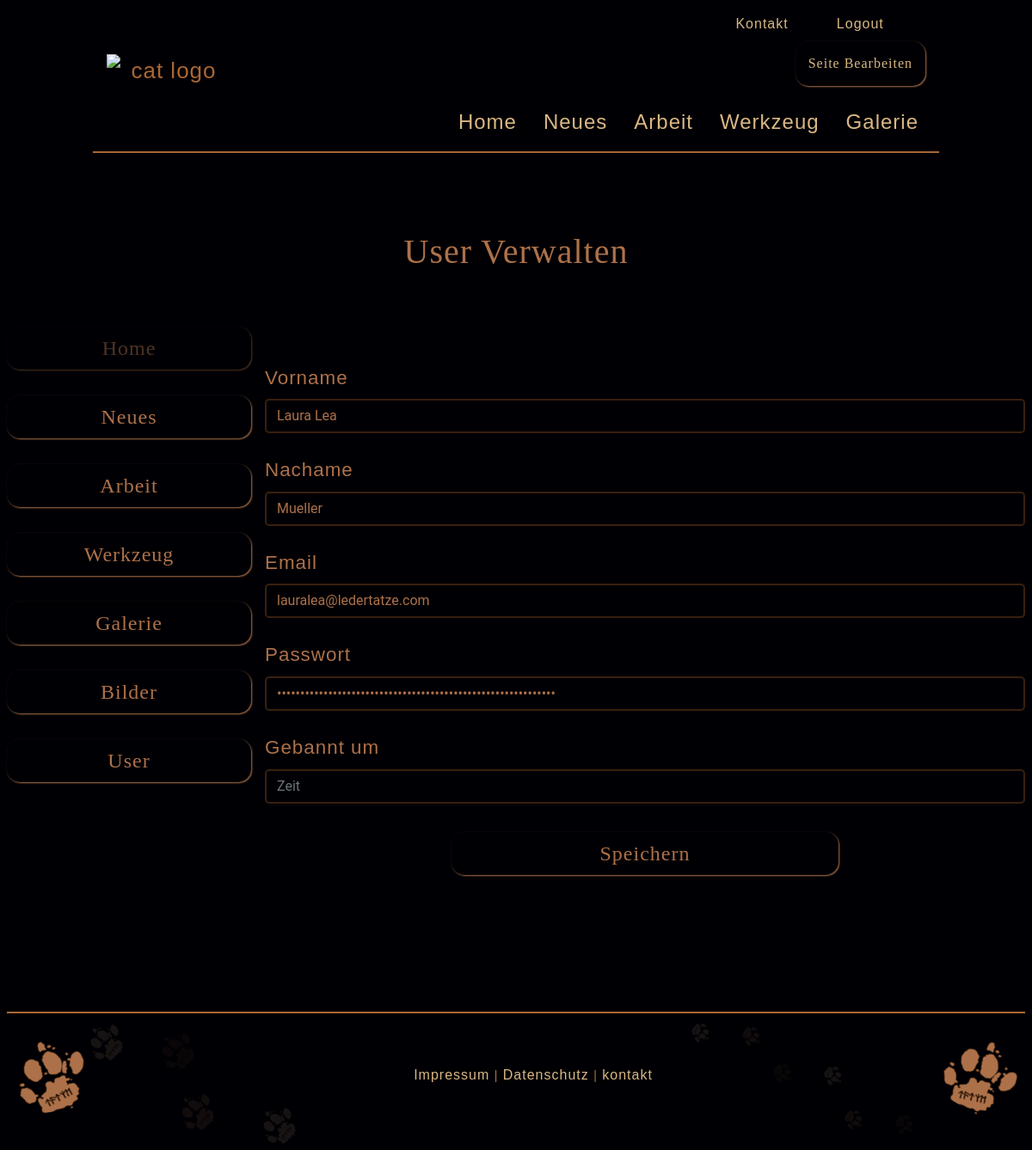
The page /index.php?p=admin&module=users&action=edit&id=1 (signed in) on the database its author committed.
### tables this page shows
CREATE TABLE `users` (
  `id` int(11) NOT NULL,
  `email` varchar(250) NOT NULL,
  `first_name` varchar(250) NOT NULL,
  `last_name` varchar(250) NOT NULL,
  `password` varchar(250) NOT NULL,
  `role` varchar(20) NOT NULL DEFAULT 'user',
  `login_try` int(3) NOT NULL DEFAULT 0,
  `banned_at` datetime DEFAULT NULL
);

### web/index.php (called while the page is built, shortened)
<?php
require 'templates/layout.php';

### web/models/users.php (called while the page is built, shortened)
<?php
function getItemById($id)
{
    global $db_connection;
    try {
        $stmt = $db_connection->prepare("SELECT * FROM users WHERE id = ?");
        $stmt->bind_param("i", $_id);
        $stmt->execute();
        $result = $stmt->get_result();
        return $result->fetch_assoc();
    } catch (Exception $e) {
        return false;
    }
}

### web/controllers/admin/users.php (called while the page is built, shortened)
<?php
$available_actions = [
    'list',
    'new',
    'create',
    'edit',
    'update',
    'delete'
];
if (isset($_REQUEST['action']) && in_array($_REQUEST['action'], $available_actions)) {
    $action = $_REQUEST['action'];
} else {
}
if (isset($action)){
    switch ($action) {
        case 'edit':
            $pageElement = showUpdateForm($_REQUEST['id']);
            break;
    }
}
function showUpdateForm($id, $errors = [], $values = [])
{
    include('models/users.php');
    $item = getItemById($id);
    return [
        'page' => 'templates/admin/forms/users.php',
        'action' => 'index.php?p=admin&module=users&action=update',
        'values' => $values != [] ? $values : $item,
        'errors' => $errors
    ];
}

### web/templates/admin/forms/users.php (the view, shortened to what this page needs)
<form action="<?php print $pageElement['action'] ?>" method="POST">
    <div class="row">
        <div class="col col-form-label">
            <label class="font_wind" for="firstname">Vorname</label>
            <input
                name="first_name"
                id="firstname"
                class="font_not_wind form-control <?php if(array_key_exists('first_name', $pageElement['errors'])){ ?> has_error <?php } ?>"
                type="text"
                maxlength="30"
                placeholder="Vorname"
                value="<?php print $pageElement['values']['first_name'] ?? '' ?>">
        </div>
    </div>
    <div class="row">
        <div class="col col-form-label">
            <label class="font_wind" for="lastname">Nachame</label>
            <input
                name="last_name"
                id="lastname"
                class="font_not_wind form-control <?php if(array_key_exists('last_name', $pageElement['errors'])){ ?> has_error <?php } ?>"
                type="text"
                maxlength="30"
                placeholder="Nachname"
                value="<?php print $pageElement['values']['last_name'] ?? '' ?>">
        </div>
    </div>
    <div class="row">
        <div class="col col-form-label">
            <label class="font_wind" for="email">Email</label>
            <input
                name="email"
                id="email"
                class="font_not_wind form-control <?php if(array_key_exists('email', $pageElement['errors'])){ ?> has_error <?php } ?>"
                type="text"
                maxlength="30"
                placeholder="Email"
                value="<?php print $pageElement['values']['email'] ?? '' ?>">
        </div>
    </div>
    <div class="row">
        <div class="col col-form-label">
            <label class="font_wind" for="password">Passwort</label>
            <input
                name="password"
                id="password"
                class="font_not_wind form-control
                <?php if(array_key_exists('password', $pageElement['errors'])){ ?> has_error <?php } ?>"
                type="password"
                maxlength="30"
                placeholder="Passwort"
                value="<?php print $pageElement['values']['password'] ?? '' ?>">
        </div>
    </div>
    <?php if(array_key_exists('id', $pageElement['values'])) { ?>
        <div class="row">
            <div class="col col-form-label">
                <label class="font_wind" for="banned">Gebannt um</label>
                <input
                    name="banned_at"
                    id="banned"
                    class="font_not_wind form-control <?php if(array_key_exists('banned_at', $pageElement['errors'])){ ?> has_error <?php } ?>"
                    type="text"
                    maxlength="100"
                    placeholder="Zeit"
                    value="<?php print $pageElement['values']['banned_at'] ?? '' ?>">
            </div>
        </div>
    <?php } ?>
    <div class="row justify-content-center">
        <button class="btn_1 btn btn_send">Speichern</button>
    </div>
</form>

### rows shown on the page
users: first_name "Laura Lea", last_name "Mueller", email "lauralea@ledertatze.com"

### other values the page prints
$titleBackend "User"
